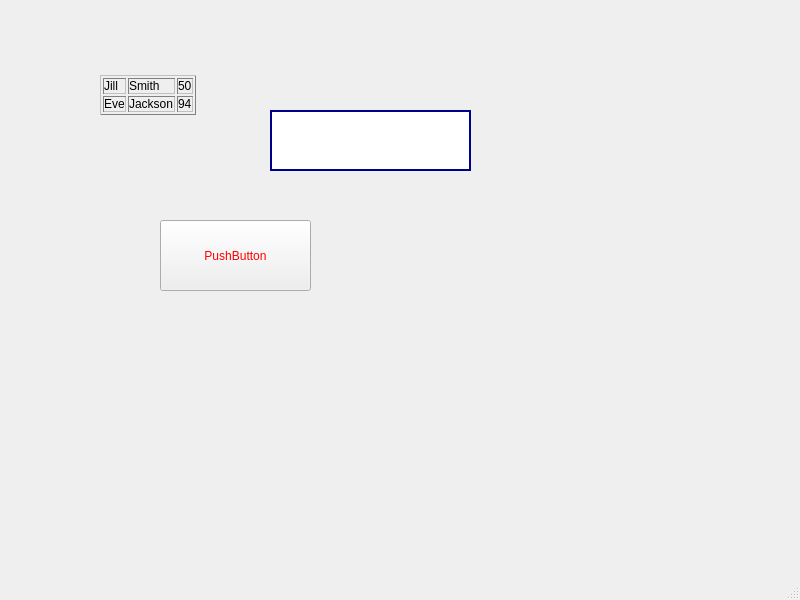
<?xml version="1.0" encoding="UTF-8"?>
<ui version="4.0">
 <class>MainWindow</class>
 <widget class="QMainWindow" name="MainWindow">
  <property name="geometry">
   <rect>
    <x>0</x>
    <y>0</y>
    <width>800</width>
    <height>600</height>
   </rect>
  </property>
  <property name="windowTitle">
   <string>MainWindow</string>
  </property>
  <property name="styleSheet">
   <string notr="true">background-image: url(:/img/img/background.jpg);</string>
  </property>
  <widget class="QWidget" name="centralwidget">
   <widget class="QLabel" name="label">
    <property name="geometry">
     <rect>
      <x>100</x>
      <y>70</y>
      <width>141</width>
      <height>51</height>
     </rect>
    </property>
    <property name="text">
     <string>&lt;table border=&quot;1&quot; style=&quot;width:100%&quot;&gt;
    &lt;tr&gt;
    &lt;td&gt;Jill&lt;/td&gt;
    &lt;td&gt;Smith&lt;/td&gt;
    &lt;td&gt;50&lt;/td&gt;
    &lt;/tr&gt;
    &lt;tr&gt;
    &lt;td&gt;Eve&lt;/td&gt;
    &lt;td&gt;Jackson&lt;/td&gt;
    &lt;td&gt;94&lt;/td&gt;
    &lt;/tr&gt;
    &lt;/table&gt;
</string>
    </property>
   </widget>
   <widget class="QPushButton" name="pushButton">
    <property name="geometry">
     <rect>
      <x>160</x>
      <y>220</y>
      <width>151</width>
      <height>71</height>
     </rect>
    </property>
    <property name="styleSheet">
     <string notr="true">color:red;
font: bold italic large &quot;Times New Roman&quot;</string>
    </property>
    <property name="text">
     <string>PushButton</string>
    </property>
   </widget>
   <widget class="QLineEdit" name="lineEdit">
    <property name="geometry">
     <rect>
      <x>270</x>
      <y>110</y>
      <width>201</width>
      <height>61</height>
     </rect>
    </property>
    <property name="styleSheet">
     <string notr="true">border-width: 2px;
border-style: solid;
border-color: darkblue;</string>
    </property>
   </widget>
  </widget>
  <widget class="QMenuBar" name="menubar">
   <property name="geometry">
    <rect>
     <x>0</x>
     <y>0</y>
     <width>800</width>
     <height>20</height>
    </rect>
   </property>
  </widget>
  <widget class="QStatusBar" name="statusbar"/>
 </widget>
 <resources/>
 <connections/>
</ui>
